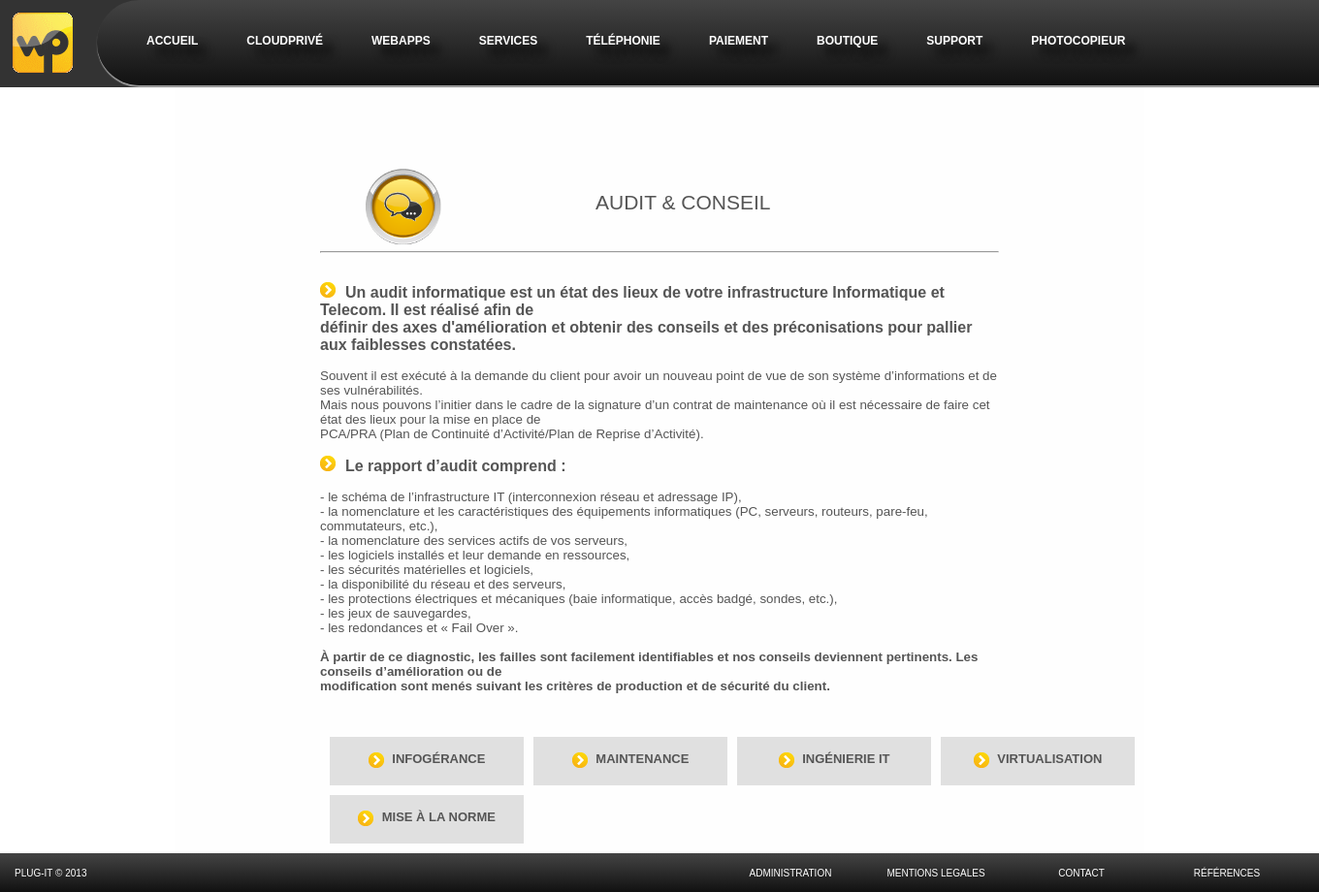
/index.php?page=services&mode=viewone&id=4, run on the app's committed database.
### tables this page shows
CREATE TABLE IF NOT EXISTS `menu` (
  `id` int(11) NOT NULL AUTO_INCREMENT,
  `interne` tinyint(1) NOT NULL,
  `active` tinyint(1) NOT NULL,
  `nom` varchar(50) NOT NULL,
  `baseName` varchar(50) NOT NULL,
  `position` int(11) NOT NULL,
  `lien` varchar(255) NOT NULL,
  `meta` text NOT NULL,
  PRIMARY KEY (`id`)
);

CREATE TABLE IF NOT EXISTS `services` (
  `id` int(11) NOT NULL AUTO_INCREMENT,
  `titre` varchar(100) NOT NULL,
  `corps` text NOT NULL,
  `image` varchar(100) NOT NULL,
  `subtitre` varchar(50) NOT NULL,
  `date` timestamp NOT NULL DEFAULT CURRENT_TIMESTAMP,
  `ordre` int(11) NOT NULL,
  PRIMARY KEY (`id`)
);

### connexionbddplugit.class.php (called while the page is built, shortened)
<?php
class connexionbddplugit
{
	private static $connexion = null;
	public static function getInstance ()
	{
		if (is_null(self::$connexion))
		{
			try
			{
				$connexion = new PDO('mysql:host=localhost;dbname=plugit2','root','');
			} catch ( Exception $e )
			{
			echo "Connection à MySQL impossible : ", $e->getMessage();
			die();
			}
			$connexion->setAttribute(PDO::ATTR_ERRMODE, PDO::ERRMODE_EXCEPTION);
			$connexion->setAttribute(PDO::ATTR_EMULATE_PREPARES, false);
			$connexion->exec("SET CHARACTER SET utf8");
		}
		return $connexion;
	}
}
?>

### Include/common/Banniere.php (the view, shortened to what this page needs)
<div>
	<div style="min-width:1350px;"><a href="index.php?page=accueil"><img src="images/logotype_plug_it(transparence).png" style="float:left; margin:13px 50px 13px 13px;"/></a>
	<ul id="menu">
		<?php
		require_once('./connexionbddplugit.class.php');
		try
		{
			$rq = connexionbddplugit::getInstance()->query("SELECT * FROM menu ORDER BY position");
			while($ar=$rq->fetch())
			{
				if($ar['active'] == true)
				{
					echo '
					<li id="li_'.$ar['id'].'"><a href="'.$ar['lien'].'"';
					echo '>'.$ar['nom'].'</a>';
					echo '<ul id="li_sousmenu'.$ar['id'].'">';
					echo '</ul></li>';
				}
			}
		} catch ( Exception $e ) {
			echo "Une erreur est survenue : ".$e->getMessage();
		}
		?>
	</ul>
	</div>
</div>

### Include/invite/services.php (shortened to what this page needs)
<?php
	require_once('./connexionbddplugit.class.php');
	switch($_GET['mode'])
	{
		case 'viewone':
			if(isset($_GET['id']))
			{
				try{
					$bdd = connexionbddplugit::getInstance();
					$retour = $bdd->prepare("SELECT count(id) as cpt FROM services WHERE id=?");
					$retour->execute(array($_GET['id']));
					$donnees = $retour->fetch();
				} catch ( Exception $e ) {
					echo "Une erreur est survenue : ".$e->getMessage();
				}
				if($donnees['cpt'] == 1)
				{
					try{
						$bdd = connexionbddplugit::getInstance();
						$retour = $bdd->prepare("SELECT * FROM services WHERE id=?");
						$retour->execute(array($_GET['id']));
						$donnees = $retour->fetch();
					} catch ( Exception $e ) {
						echo "Une erreur est survenue : ".$e->getMessage();
					}
					echo '<div style="margin:auto;width:70%;">
						<table>
							<tr>
								<td><img src="'.$donnees['image'].'" style="width:60%;"/></td>
								<td><h2>'.$donnees['titre'].'</h2></td>
							</tr>
						</table>
						<hr/>
						<br/>
						'.nl2br($donnees['corps']).'
						</div>';
					try{
						$bdd = connexionbddplugit::getInstance();
						$retour = $bdd->prepare("SELECT * FROM services WHERE id<>? ORDER BY ordre LIMIT 10");
						$retour->execute(array($_GET['id']));
						$i=1;
						echo'<div style="margin:auto;width:70%;margin-top:20px;">
						<table cellspacing="10">';
						while ($donnees = $retour->fetch())
							{
								if($i == 1)
									echo '<tr>';
								echo '<td>
								<div class="blocklink" onclick="location.href=\'index.php?page=services&mode=viewone&id='.$donnees['id'].'\'">
									<p style="text-align:center;position:relative;top:30%;">
										<img src="images/fleche.png" style="vertical-align:middle;"/> <span style="font-size:13px;font-weight:bold;margin-left:5px;text-transform:uppercase;">'.$donnees['subtitre'].'</span>
									</p>
								</div></td>';
								$i++;
								if($i > 4)
								{
									$i=1;
									echo '</tr>';
								}
							}
						echo '</table></div>';
					} catch ( Exception $e ) {
						echo "Une erreur est survenue : ".$e->getMessage();
					}
				}
				else
					echo '<p>Erreur</p>';
			}
			else
				echo '<p>Erreur</p>';
		break;
	}

### css/styles.css (style rules this page uses)
* { padding: 0px; margin: 0px; outline: none; }

### styles/index.css (style rules this page uses)
#menu { min-width: 1250px; margin: 0 0 0 100px; padding: 0px 0px 0px 0px; list-style: none; background: #111; background: -moz-linear-gradient(#444, #111); background: -webkit-gradient(linear,left bottom,left top,color-stop(0, #111),color-stop(1, #444)); background: -webkit-linear-gradient(#444, #111); background: -o-linear-gradient(#444, #111); background: -ms-linear-gradient(#444, #111); background: linear-gradient(#444, #111); -moz-border-radius: 50px; border-radius: 50px 0px 0px 50px; -moz-box-shadow: 0 2px 1px #9c9c9c; -webkit-box-shadow: 0 2px 1px #9c9c9c; box-shadow: 0px 2px 1px #9c9c9c; }
#menu li { float: left; padding: 30px 15px 30px 15px; position: relative; }
#menu a { float: left; height: 25px; padding:0px 10px 0px 10px; color: #999; text-transform: uppercase; font: bold 12px/25px Arial, Helvetica; text-decoration: none; text-shadow: 10px 10px 10px #000; color:white; }
#menu:after { visibility: hidden; display: block; font-size: 0; content: " "; clear: both; height: 0; }
.blocklink { width:200px; height: 50px; background-color:#e0e0e0; cursor: pointer; }
.titre { font-size:120%; font-weight:bold; }
h2,h3 { text-align: center; font-weight: normal; font-size:21px; line-height:21px; text-transform:uppercase; }
body { color:#555555; font-size:10pt; font-family: Arial,Helvetica,sans-serif; padding:0; margin: 0; }
html { margin:0; }

### data on the page
menu: nom "ACCUEIL"
menu: nom "CLOUDPRIVÉ"
menu: nom "WEBAPPS"
menu: nom "SERVICES"
menu: nom "TÉLÉPHONIE"
menu: nom "PAIEMENT"
menu: nom "BOUTIQUE"
menu: nom "SUPPORT"
menu: nom "PHOTOCOPIEUR"
services: image (picture), titre "AUDIT & CONSEIL", corps (picture), corps "Un audit informatique est un état des lieux de votre infrastructure Informatique et Telecom. Il est réalisé afin de définir des axes d'amélioration et obtenir des conseils et des préconisations pour pallier aux faiblesses constatées. Souvent il est exécuté à la demande du client pour avoir un nouveau point de vue de son système d’informations et de ses vulnérabilités. Mais nous pouvons l’initier dans le cadre de la signature d’un contrat de maintenance où il est nécessaire de faire cet état des lieux pour la mise en place de PCA/PRA (Plan de Continuité d’Activité/Plan de Reprise d’Activité). Le rapport d’audit comprend : - le schéma de l’infrastructure IT (interconnexion réseau et adressage…"
services: subtitre "INFOGÉRANCE"
services: subtitre "MAINTENANCE"
services: subtitre "INGÉNIERIE IT"
services: subtitre "VIRTUALISATION"
services: subtitre "MISE À LA NORME"
